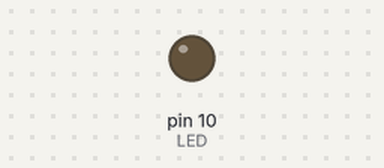
The sketch below on a simulated Arduino Uno, built with avr-gcc and run on an emulated ATmega328P. Shown: output pins drawn as LEDs (lit = HIGH).

Above: at 0.05 s.
At 6.45 s:
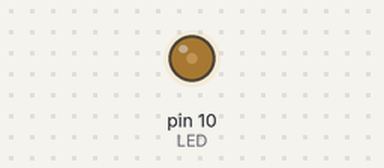
At 19.95 s:
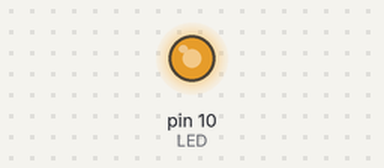
At 39.85 s:
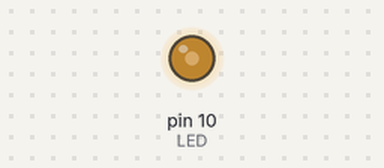
Timing chart, 0 to 40.0 s (numbered marks = the images above):
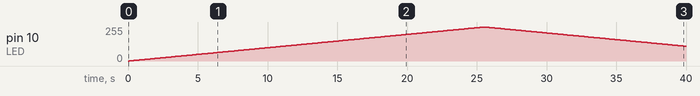

Measured:
- by itself, pin 10 (LED): rises from 0/255 to 255/255 in 25.4 s, then falls to 111/255 in 14.4 s

The sketch:

ex01.ino
```cpp
// Início do sketch
// Cria uma constante chamada LED no pino 10
const int LED = 10;

//Função de configuração
void setup() {
  // define LED como saída
  pinMode(LED, OUTPUT);
} // fim da função de configuração

// função de repetição infinita
void loop() {
   // Contador i de 0 a 255
   for(int i = 0; i < 255; i++){
      // Variável i usada para alterar brilho do LED de forma automática
      analogWrite(LED, i);
      delay(100); // aguarda 100 ms
}   // Fim do contador
  // Contador i de 255 a 0
   for(int i = 255; i > 0; i--){
      // Variável i usada para alterar brilho do LED de forma automática
      analogWrite(LED, i);
      delay(100); // aguarda 100 ms
}   // Fim do contador
} // fim da função de loop e programa
```
